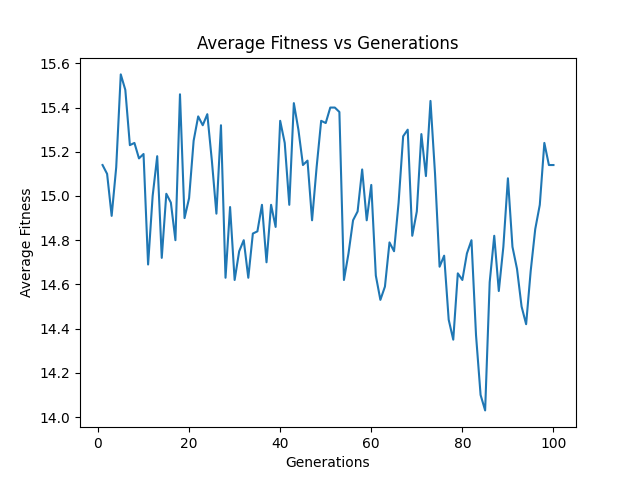

Recreate this plot in Python.
import random
import matplotlib.pyplot as plt

population_size = 100
dna_size = 30
mutation_rate = 0.2
generations = 100  

def create_individual():
    return [random.randint(0, 1) for _ in range(dna_size)]

def calculate_fitness(individual):
    return sum(individual)

def crossover(parent1, parent2):
    crossover_point = random.randint(1, dna_size - 1)
    child1 = parent1[:crossover_point] + parent2[crossover_point:]
    child2 = parent2[:crossover_point] + parent1[crossover_point:]
    return child1, child2

def mutate(individual):
    for i in range(dna_size):
        if random.random() < mutation_rate:
            individual[i] = 1 - individual[i]  # Flip the bit
    return individual

def evolve_population(population):
    next_generation = []
    
    #
    preserve_count = int(population_size * 0.1)  # 10% of the population
    next_generation.extend(random.sample(population, preserve_count))
    
    while len(next_generation) < population_size:
        parent1 = random.choice(population)
        parent2 = random.choice(population)
        child1, child2 = crossover(parent1, parent2)
        child1 = mutate(child1)
        child2 = mutate(child2)
        next_generation.append(child1)
        next_generation.append(child2)
    
    return next_generation

def average_fitness(population):
    total_fitness = sum(calculate_fitness(individual) for individual in population)
    return total_fitness / len(population)

def main():
    population = [create_individual() for _ in range(population_size)]
    avg_fitnesses = []
    for generation in range(1, generations + 1):
        avg_fit = average_fitness(population)
        avg_fitnesses.append(avg_fit)
        print(f"Generation {generation}: Average Fitness = {avg_fit}")
        population = evolve_population(population)
        if dna_size in [calculate_fitness(individual) for individual in population]:
            print("Solution found!")
            break
    
    if dna_size not in [calculate_fitness(individual) for individual in population]:
        print("No solution found.")
    
    # Plotting
    plt.plot(range(1, generation + 1), avg_fitnesses)
    plt.title('Average Fitness vs Generations')
    plt.xlabel('Generations')
    plt.ylabel('Average Fitness')
    plt.show()

if __name__ == "__main__":
    main()
